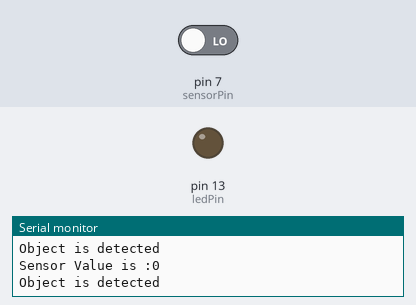
The sketch below on a simulated Arduino Uno, built with avr-gcc and run on an emulated ATmega328P. On the bench: output pins drawn as LEDs (lit = HIGH), the last lines printed to the serial monitor. Inputs (shaded band) come from the test bench; at power-on: pin 7 (sensorPin) LOW.

Above: at 3.8 s.
3.9 s: pin 7 (sensorPin) driven HIGH
At 5.2 s:
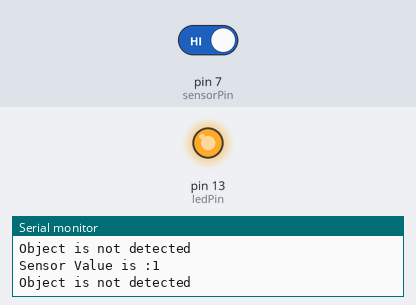
5.5 s: pin 7 (sensorPin) driven LOW
At 7.0 s:
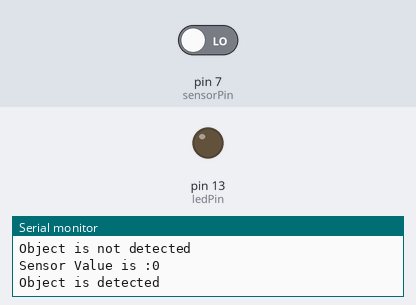
Timing chart, 0 to 8.5 s (numbered marks = the images above; inputs shaded):
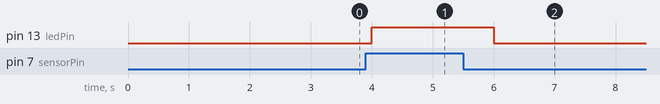

The sketch:

N20P4A1.ino
```cpp
//Interfacing IR sensor and detecting object (Proximity)
/* Sample code-1 */
/* Interfacing IR sensor (Proximity Sensor) with Arduino board and detecting object */
int ledPin = 13;
int sensorPin = 7;
int sensorValue;

void setup()
{
  Serial.begin(9600);
  pinMode(sensorPin, INPUT);
  pinMode(ledPin, OUTPUT);
}
void loop()
{
  delay(1000);
  sensorValue = digitalRead(sensorPin);
  Serial.print("Sensor Value is :");
  Serial.println(sensorValue);

if (sensorValue == HIGH)    //not detected
  {
    digitalWrite(ledPin, HIGH);
    Serial.println("Object is not detected");
  }
if (sensorValue == LOW)   //detected
  {
    digitalWrite(ledPin, LOW);
    Serial.println("Object is detected");
  }
}
```

Measured:
- after the input at 3.9 s, pin 13 (ledPin): LOW → HIGH after 0.10 s
- after the input at 5.5 s, pin 13 (ledPin): HIGH → LOW after 0.50 s
